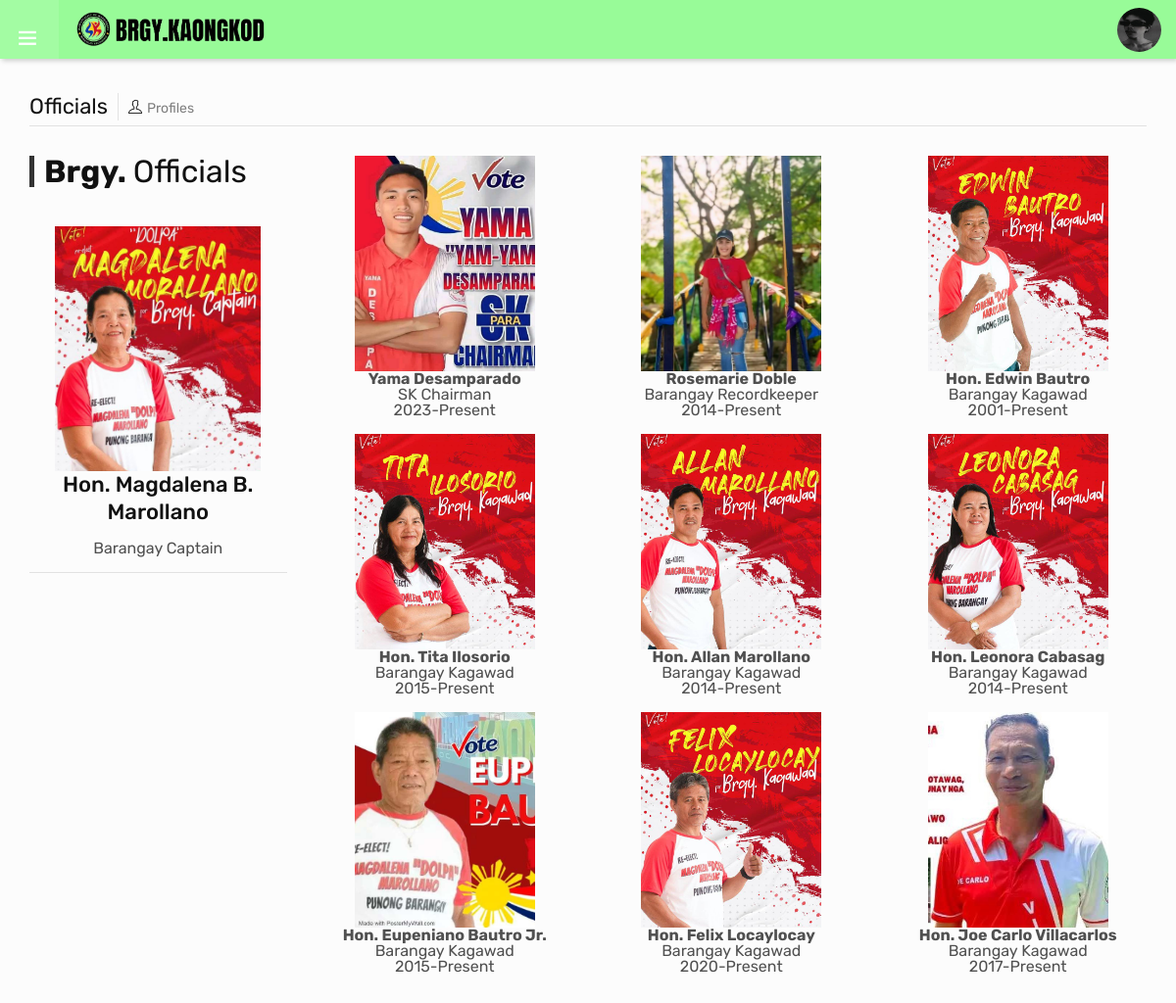
/residents/officials.php (signed in), run on the app's committed database.
### tables this page shows
CREATE TABLE `residents` (
  `id` int(11) NOT NULL,
  `id_number` varchar(50) NOT NULL,
  `fname` varchar(200) NOT NULL,
  `mname` varchar(200) NOT NULL,
  `lname` varchar(200) NOT NULL,
  `gender` varchar(20) NOT NULL,
  `civil_status` varchar(50) NOT NULL,
  `email` varchar(50) NOT NULL,
  `password` varchar(65) NOT NULL,
  `contact_number` varchar(50) NOT NULL,
  `address` varchar(500) NOT NULL,
  `address2` varchar(100) DEFAULT NULL,
  `resident_since` varchar(100) DEFAULT NULL,
  `birth_date` date DEFAULT NULL,
  `ext` varchar(200) DEFAULT NULL,
  `address3` varchar(200) DEFAULT NULL,
  `birth_place` varchar(200) DEFAULT NULL,
  `occupation` varchar(200) DEFAULT NULL,
  `status` int(11) NOT NULL,
  `verified` int(11) NOT NULL,
  `email_verif` int(11) DEFAULT NULL,
  `date_registered` datetime NOT NULL,
  `resident_status` varchar(50) DEFAULT NULL,
  `photo` varchar(200) DEFAULT NULL
);

CREATE TABLE `content_management` (
  `id` int(11) NOT NULL,
  `story` varchar(1000) NOT NULL,
  `mission` varchar(1000) NOT NULL,
  `vission` varchar(1000) NOT NULL,
  `guidelines` longblob NOT NULL,
  `brgy_head` varchar(200) NOT NULL,
  `brgy_head_pic` varchar(200) NOT NULL,
  `clearance` longblob NOT NULL,
  `residency` longblob NOT NULL,
  `indigency` longblob NOT NULL,
  `fb_link` varchar(200) NOT NULL,
  `iframe` varchar(300) NOT NULL
);

CREATE TABLE `org_structure` (
  `id` int(11) NOT NULL,
  `name` varchar(200) NOT NULL,
  `position` varchar(100) NOT NULL,
  `image` varchar(200) NOT NULL,
  `image_unique` varchar(300) NOT NULL,
  `rendered_service` varchar(50) DEFAULT NULL,
  `status` int(11) NOT NULL
);

### global/model.php (called while the page is built, shortened)
<?php
	Class Model {
		private $server = "127.0.0.1:3306";
		private $username = "u510162695_kaongkod";
		private $password = "1Kaongkod";
		private $dbname = "u510162695_kaongkod";
		private $conn;
		public function __construct() {
			try {
				$this->conn = new mysqli($this->server, $this->username, $this->password, $this->dbname);
			} catch (Exception $e) {
				echo "Connection failed" . $e->getMessage();
			}
		}
		public function content_management(){
			$data = null;
			$query = "SELECT * FROM content_management WHERE id = 1";
			if ($sql = $this->conn->query($query)) {
				while ($row = mysqli_fetch_assoc($sql)) {
					$data[] = $row;
				}
			}
			return $data;
		}
		public function displayDepartment2($id) {
			$data = null;
			$query = "SELECT * FROM residents WHERE id = ?";
			if($stmt = $this->conn->prepare($query)) {
				$stmt->bind_param("i", $id);
				$stmt->execute();
				$result = $stmt->get_result();
				while ($row = $result->fetch_assoc()) {
					$data[] = $row;
				}
			}
			return $data;
		}
		public function fetchOrgStructure($status) {
			$data = null;
			$query = "SELECT * FROM org_structure WHERE status = ? ORDER BY position ASC";
			if ($stmt = $this->conn->prepare($query)) {
				$stmt->bind_param('i', $status);
				$stmt->execute();
				$result = $stmt->get_result();
				while ($row = $result->fetch_assoc()) {
					$data[] = $row;
				}
			}
			return $data;
		}
	}
?>

### residents/department.php (called while the page is built, shortened)
<?php
	$department = $model->displayDepartment2($_SESSION['sess2']);
	if (!empty($department)) {
		foreach ($department as $dep) {
			$photo = $dep['photo'];
														if ($photo == '') {
															$photo = 'default';
    													}
    													else {
    														$photo = $dep['photo'];
    													}
		}
	}
?>

### residents/officials.php (the view, shortened to what this page needs)
<?php
	include('../global/model.php');
	$model = new Model();
	include('department.php');
?>
<!DOCTYPE html>
<html lang="en">
	<head>
		<link rel="stylesheet" type="text/css" href="../dashboard/assets/css/dataTables.bootstrap4.min.css">
		<link rel="stylesheet" type="text/css" href="../dashboard/assets/css/assets.css">
		<link rel="stylesheet" type="text/css" href="../dashboard/assets/vendors/calendar/fullcalendar.css">
		<link rel="stylesheet" type="text/css" href="../dashboard/assets/css/typography.css">
		<link rel="stylesheet" type="text/css" href="../dashboard/assets/css/shortcodes/shortcodes.css">
		<link rel="stylesheet" type="text/css" href="../dashboard/assets/css/style.css">
		<link rel="stylesheet" type="text/css" href="../dashboard/assets/css/dashboard.css">
	</head>
	<body class="ttr-opened-sidebar ttr-pinned-sidebar" style="background-color: #FCFCFC;">
		<?php include 'navbar.php'; ?>
		<main class="ttr-wrapper" style="background-color: #FCFCFC;">
			<div class="container-fluid">
				<div class="db-breadcrumb">
					<h4 class="breadcrumb-title">Officials</h4>
					<ul class="db-breadcrumb-list">
						<li><i class="ti-user"></i>Profiles</li>
					</ul>
				</div>
				<div class="row">
					<div class="col-lg-12 m-b30">
						<div class="row align-items d-flex">
							<div class="col-lg-3 col-md-12">
								<div class="heading-bx left">
									<h2 class="m-b10 title-head">Brgy. <span>Officials</span></h2>
								</div>
								<?php
									$rows = $model->content_management();
									if (!empty($rows)) {
										foreach ($rows as $row) {
											$brgy_head = $row['brgy_head'];
											$brgy_head_pic = $row['brgy_head_pic'];
										}
									}
								?>
								<center>
									<a href="../assets/images/org-structure/<?php echo $brgy_head_pic; ?>.jpg" target="_blank">
										<img src="../assets/images/org-structure/<?php echo $brgy_head_pic; ?>.jpg" style="width: 80%;height: 250px; object-fit: cover;">
									</a>
									<h4><?php echo $brgy_head; ?></h4>
									<span>Barangay Captain</span><hr>
									<br><br>
								</center>
							</div>
							<div class="col-lg-9 col-md-12">
								<div class="row">
									<?php
												$status = 1;
												$rows = $model->fetchOrgStructure($status);
												if (!empty($rows)) {
													foreach ($rows as $row) {
														if ($row['position'] == 5) {
															$position = "Barangay Kagawad";
														}
														else if ($row['position'] == 10) {
															$position = "SK Chairman";
														}
														else if ($row['position'] == 15) {
															$position = "Barangay Recordkeeper";
														}
														else {
															$position = "N/A";
														}
											?>
											<div class="col-md-4">
												<center><a href="../assets/images/org-structure/<?php echo $row['image_unique']; ?>.jpg" target="_blank"><img src="../assets/images/org-structure/<?php echo $row['image_unique']; ?>.jpg" style="width: 70%;height: 220px; object-fit: cover;"></a><br>
												<b><?php echo $row['name']; ?></b><br>
												<?php echo $position; ?><br>
												<?php echo $row['rendered_service']; ?><br><br></center>
											</div>
											<?php
													}
												}
											?>
								</div>
										</div>
							</div>
						</div>
					</div>
				</div>
		</main>
	</body>
</html>

### residents/navbar.php (shortened to what this page needs)
<header class="ttr-header">
	<div class="ttr-header-wrapper">
		<div class="ttr-toggle-sidebar ttr-material-button">
			<i class="ti-menu ttr-close-icon"></i>
		</div>
		<div class="ttr-logo-box">
			<div>
				<a href="homepage" class="ttr-logo">
					<img alt="" class="ttr-logo-desktop" src="../assets/images/3r.png" style="width: 200px; height: 36px;">
				</a>
			</div>
		</div>
		<div class="ttr-header-right ttr-with-seperator">
			<ul class="ttr-header-navigation">
				<li>
					<a href="#" class="ttr-material-button ttr-submenu-toggle"><img src="../assets/images/profile-pictures/<?php echo $photo; ?>.jpg" style="height: 45px; width: 45px;border-radius: 50%;"></a>
				</li>
			</ul>
		</div>
	</div>
</header>

### dashboard/assets/css/typography.css (style rules this page uses)
body { background-color: #fff; font-family: Rubik; font-size: 16px; font-weight: 400; color:#505050; padding: 0; margin: 0; overflow-x: hidden; -webkit-font-smoothing: antialiased; font-smoothing: antialiased; -moz-osx-font-smoothing: grayscale; scroll-behavior: smooth; }
a { color: #6f6f6f; outline: 0 none; text-decoration: none; }
img { border-style: none; height: auto; max-width: 100%; vertical-align: middle; }
hr { clear: both; }
section, article, aside, details, figcaption, figure, footer, header, hgroup, main, menu, nav, summary { display: block; }
p, address, pre, hr, ul, ol, dl, dd, table { margin-bottom: 24px; }
h1, h2, h3, h4, h5, h6 { color: #111111; font-family: rubik; margin-top:0; }
h2 { font-size: 32px; line-height: 45px; margin-bottom: 25px; font-weight: 700; }
h4 { font-size: 22px; line-height: 28px; margin-bottom: 15px; font-weight: 500; }
dl, ul, ol { list-style-position: outside; padding: 0; }
ul, ol { margin-bottom: 24px; }
ul li, ol li { padding: 0; }
.m-b10 { margin-bottom: 10px; }
.m-b30 { margin-bottom: 30px; }
.heading-bx { margin-bottom: 40px; }
.heading-bx h1, .heading-bx h2, .heading-bx h3 { margin-top: 0; }

### dashboard/assets/css/style.css (style rules this page uses)
.heading-bx.left .title-head { margin-bottom: 10px; margin-top: 0; line-height: 32px; padding-left: 10px; border-left: 5px solid var(--primary); }
.title-head span { font-weight:400; }

### dashboard/assets/css/shortcodes/form.css (style rules this page uses)
a, .ttr-box, .btn, .form-control, .ov-box, .overlay-icon li a i, .feature-box-xl, .feature-box-lg, .feature-box-md, .feature-box-sm, .feature-box-xs, .navbar-toggler, .menu-logo, .menu-links .nav > li > a, .secondary-menu { -webkit-transition: all 0.2s linear; -moz-transition: all 0.2s linear; -ms-transition: all 0.2s linear; -o-transition: all 0.2s linear; transition: all 0.2s linear; }

### data on the page
residents: photo (picture)
content_management: brgy_head_pic (picture), brgy_head "Hon. Magdalena B. Marollano"
org_structure: image_unique (picture), name "Yama Desamparado", position "SK Chairman", rendered_service "2023-Present"
org_structure: image_unique (picture), name "Rosemarie Doble", position "Barangay Recordkeeper", rendered_service "2014-Present"
org_structure: image_unique (picture), name "Hon. Edwin Bautro", position "Barangay Kagawad", rendered_service "2001-Present"
org_structure: image_unique (picture), name "Hon. Tita Ilosorio", position "Barangay Kagawad", rendered_service "2015-Present"
org_structure: image_unique (picture), name "Hon. Allan Marollano", position "Barangay Kagawad", rendered_service "2014-Present"
org_structure: image_unique (picture), name "Hon. Leonora Cabasag", position "Barangay Kagawad", rendered_service "2014-Present"
org_structure: image_unique (picture), name "Hon. Eupeniano Bautro Jr.", position "Barangay Kagawad", rendered_service "2015-Present"
org_structure: image_unique (picture), name "Hon. Felix Locaylocay", position "Barangay Kagawad", rendered_service "2020-Present"
org_structure: image_unique (picture), name "Hon. Joe Carlo Villacarlos", position "Barangay Kagawad", rendered_service "2017-Present"
